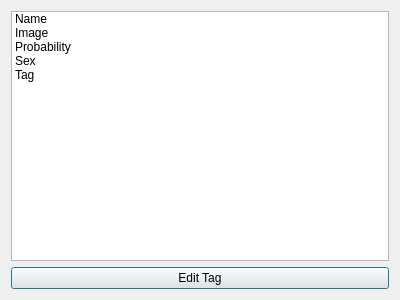
<?xml version="1.0" encoding="UTF-8"?>
<ui version="4.0">
 <class>HeaderDialog</class>
 <widget class="QDialog" name="HeaderDialog">
  <property name="geometry">
   <rect>
    <x>0</x>
    <y>0</y>
    <width>400</width>
    <height>300</height>
   </rect>
  </property>
  <property name="windowTitle">
   <string>Dialog</string>
  </property>
  <layout class="QVBoxLayout" name="verticalLayout">
   <item>
    <widget class="QListWidget" name="listWidget">
     <item>
      <property name="text">
       <string>Name</string>
      </property>
     </item>
     <item>
      <property name="text">
       <string>Image</string>
      </property>
     </item>
     <item>
      <property name="text">
       <string>Probability</string>
      </property>
     </item>
     <item>
      <property name="text">
       <string>Sex</string>
      </property>
     </item>
     <item>
      <property name="text">
       <string>Tag</string>
      </property>
     </item>
    </widget>
   </item>
   <item>
    <widget class="QPushButton" name="btnEdit">
     <property name="text">
      <string>Edit Tag</string>
     </property>
    </widget>
   </item>
  </layout>
 </widget>
 <resources/>
 <connections/>
</ui>
